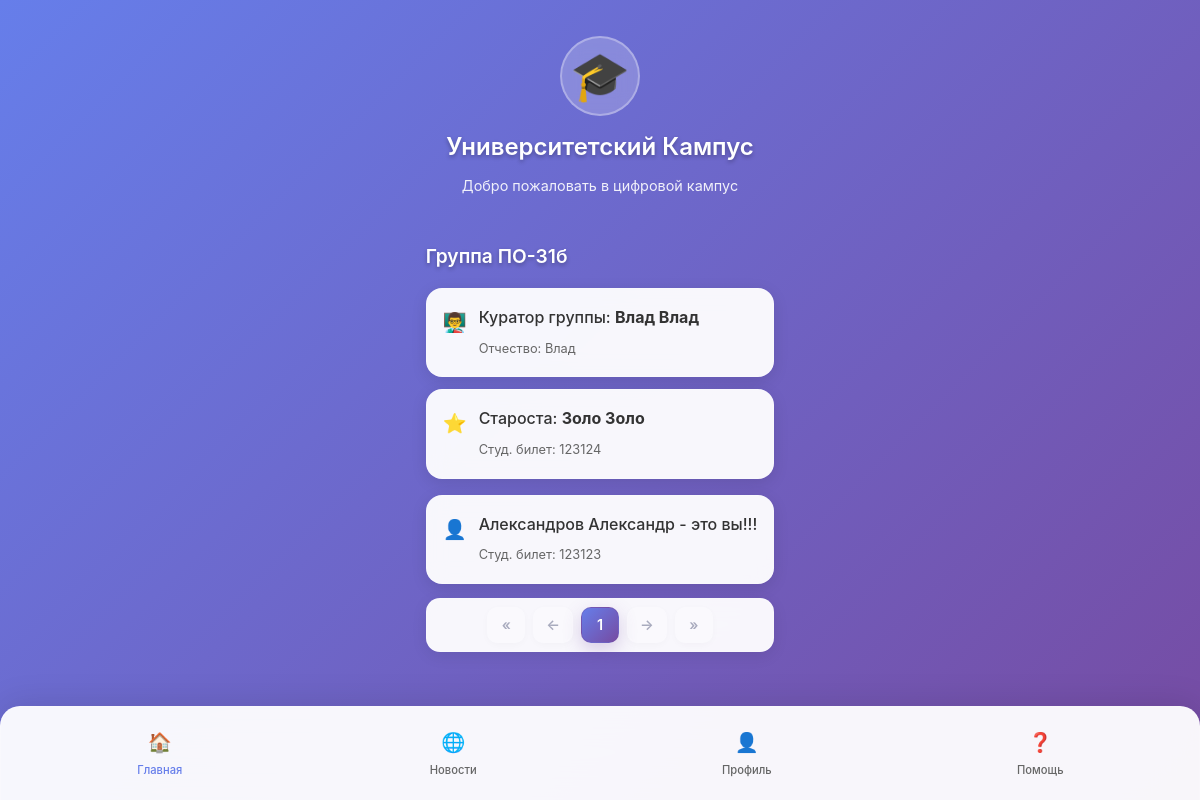
Page /group/ on the committed database.
### main/models.py (models this page shows, shortened)
class StudentGroup(models.Model):
    university = models.ForeignKey('University', on_delete=models.CASCADE, related_name='groups', null=True)
    program = models.ForeignKey('Program', on_delete=models.PROTECT, related_name='groups') # программа обучения
    name = models.CharField(max_length=64)  # ПО-51
    admission_year = models.PositiveSmallIntegerField()  # год начала учебы
    curator = models.ForeignKey(
        Teacher, on_delete=models.SET_NULL, null=True, blank=True, related_name='curating_groups'
    )
    class Meta:
        unique_together = [("program", "name")]
        indexes = [models.Index(fields=["admission_year"])]

class Person(models.Model):
    user = models.OneToOneField(
        settings.AUTH_USER_MODEL, on_delete=models.SET_NULL, null=True, blank=True,
        related_name='person', help_text="Связь с Django User (если есть)"
    )
    last_name = models.CharField("Фамилия", max_length=128)
    first_name = models.CharField("Имя", max_length=128)
    middle_name = models.CharField("Отчество", max_length=128, blank=True)
    role = models.ForeignKey('Role', related_name='role', on_delete=models.SET_NULL, null=True, blank=True)
    email = models.EmailField(blank=True)
    phone = models.CharField(max_length=32, blank=True)
    vk_user_id = models.CharField(
        "VK/Max user id", max_length=64, blank=True, db_index=True
    )
    class Meta:
        indexes = [models.Index(fields=["vk_user_id"])]
    def __str__(self):
        return f"{self.last_name} {self.first_name}"

class Student(models.Model):
    person = models.OneToOneField(Person, on_delete=models.CASCADE, related_name='student')
    university = models.ForeignKey('University', on_delete=models.CASCADE, related_name='students')
    student_group = models.ForeignKey(StudentGroup, on_delete=models.PROTECT, related_name='students')
    student_id = models.CharField("Номер студенческого билета", max_length=32, unique=True)
    current_year = models.PositiveSmallIntegerField(
        validators=[MinValueValidator(1), MaxValueValidator(6)], help_text="Курс (1..6)"
    )
    admission_year = models.PositiveSmallIntegerField() # год поступления

### main/views/student.py (the view)
# urls.py: path('group/', views.student_group_view, name='student_group_view'),
def student_group_view(request):
    PAGINATOR_COUNT = 20
    person = Person.objects.filter(pk=1).first()
    student = getattr(person, "student", None) if person else None
    if not student:
        return HttpResponseForbidden("Доступно только для студентов")
    group = student.student_group
    curator = group.curator.person if group else None
    qs = (
        Student.objects
        .filter(student_group=group)
        .select_related("person")
        .prefetch_related(
            Prefetch("roles", queryset=StudentRole.objects.all(), to_attr="roles_data")
        )
        .order_by("person__last_name", "person__first_name", "person__middle_name")
    )
    paginator = Paginator(qs, PAGINATOR_COUNT)
    page_obj = paginator.get_page(request.GET.get("page", 1))
    classmates = []
    headman = None
    for s in page_obj.object_list:
        if s.person.role.permission == "Headman":
            headman = { "name": str(s.person), "student_id": s.student_id, "is_me": s == student }
            continue
        classmates.append({
            "name": str(s.person),
            "student_id": s.student_id,
            "is_me": s == student,
        })
    context = {
        "group_name": group.name,
        "classmates": classmates,
        "curator": curator,
        "headman": headman,
        "page_obj": page_obj,
        "paginator": paginator,
        "is_paginated": page_obj.has_other_pages(),
    }
    return render(request, 'main/group/group_list.html', context)

### main/templates/main/group/group_list.html (shortened to what this page needs)
{% extends 'main/index.html' %}
{% load static %}
{% load humanize %}
{% block extra_styles %}
    <link rel="stylesheet" href="{% static 'css/nl_paginator.css' %}">
{% endblock %}
{% block content %}
    <section class="notifications">
        <h2 class="section-title">Группа {{ group_name }}</h2>
        <div class="notification-item" style="margin-bottom: 12px;">
            <div class="notification-icon">👨‍🏫</div>
            <div class="notification-content">
                {% if curator %}
                    <p class="notification-text">
                        Куратор группы: <strong>{{ curator.last_name }} {{ curator.first_name }}</strong>
                    </p>
                    {% if curator.middle_name %}
                        <span class="notification-time">Отчество: {{ curator.middle_name }}</span>
                    {% endif %}
                {% else %}
                    <p class="notification-text">Куратор пока не назначен</p>
                {% endif %}
            </div>
        </div>
        <div class="notification-item" style="margin-bottom: 16px;">
            <div class="notification-icon">⭐</div>
            <div class="notification-content">
                {% if headman %}
                    <p class="notification-text">
                        Староста: <strong>{{ headman.name }}</strong>
                    </p>
                    <span class="notification-time">Студ. билет: {{ headman.student_id }}</span>
                {% else %}
                    <p class="notification-text">Староста не назначен</p>
                {% endif %}
            </div>
        </div>
        <div class="notifications-list">
            {% for s in classmates %}
                <article class="notification-item">
                    <div class="notification-icon">👤</div>
                    <div class="notification-content">
                        <p class="notification-text">
                            {{ s.name }}
                            {% if s.is_me %}<span class="badge">- это вы!!!</span>{% endif %}
                        </p>
                        <span class="notification-time">Студ. билет: {{ s.student_id }}</span>
                    </div>
                </article>
            {% empty %}
                <p>В группе пока нет других студентов.</p>
            {% endfor %}
        </div>
        {% include 'main/menu/paginator.html'%}
    </section>
{% endblock %}

### main/static/css/styles.css (style rules this page uses)
* { margin: 0; padding: 0; box-sizing: border-box; -webkit-tap-highlight-color: transparent; }
html, body { height: 100%; }
body { font-family: -apple-system, BlinkMacSystemFont, 'Segoe UI', Roboto, Oxygen, Ubuntu, sans-serif; background: linear-gradient(135deg, #667eea 0%, #764ba2 100%); color: #333; line-height: 1.6; min-height: 100vh; padding: env(safe-area-inset-top) env(safe-area-inset-right) env(safe-area-inset-bottom) env(safe-area-inset-left); display: flex; flex-direction: column; background-attachment: fixed; }
.section-title { color: white; font-size: 1.2rem; font-weight: 600; margin-bottom: 16px; text-shadow: 0 2px 4px rgba(0, 0, 0, 0.3); }
.notifications-list { display: flex; flex-direction: column; gap: 12px; }
.notification-item { background: rgba(255, 255, 255, 0.95); border-radius: 16px; padding: 16px; display: flex; align-items: flex-start; gap: 12px; box-shadow: 0 4px 16px rgba(0, 0, 0, 0.1); backdrop-filter: blur(10px); border: 1px solid rgba(255, 255, 255, 0.2); }
.notification-icon { font-size: 1.2rem; margin-top: 2px; }
.notification-content { flex: 1; }
.notification-text { font-weight: 500; margin-bottom: 4px; }
.notification-time { color: #666; font-size: 0.8rem; }

### rows in the picture
StudentGroup: name "ПО-31б"
Person: last_name "Влад", first_name "Влад", middle_name "Влад"
Student: student_id "123124"
Student: student_id "123123"

### other values in the picture
{{ headman.name }} "Золо Золо"
{{ s.name }} "Александров Александр"
{{ i }} "1"
